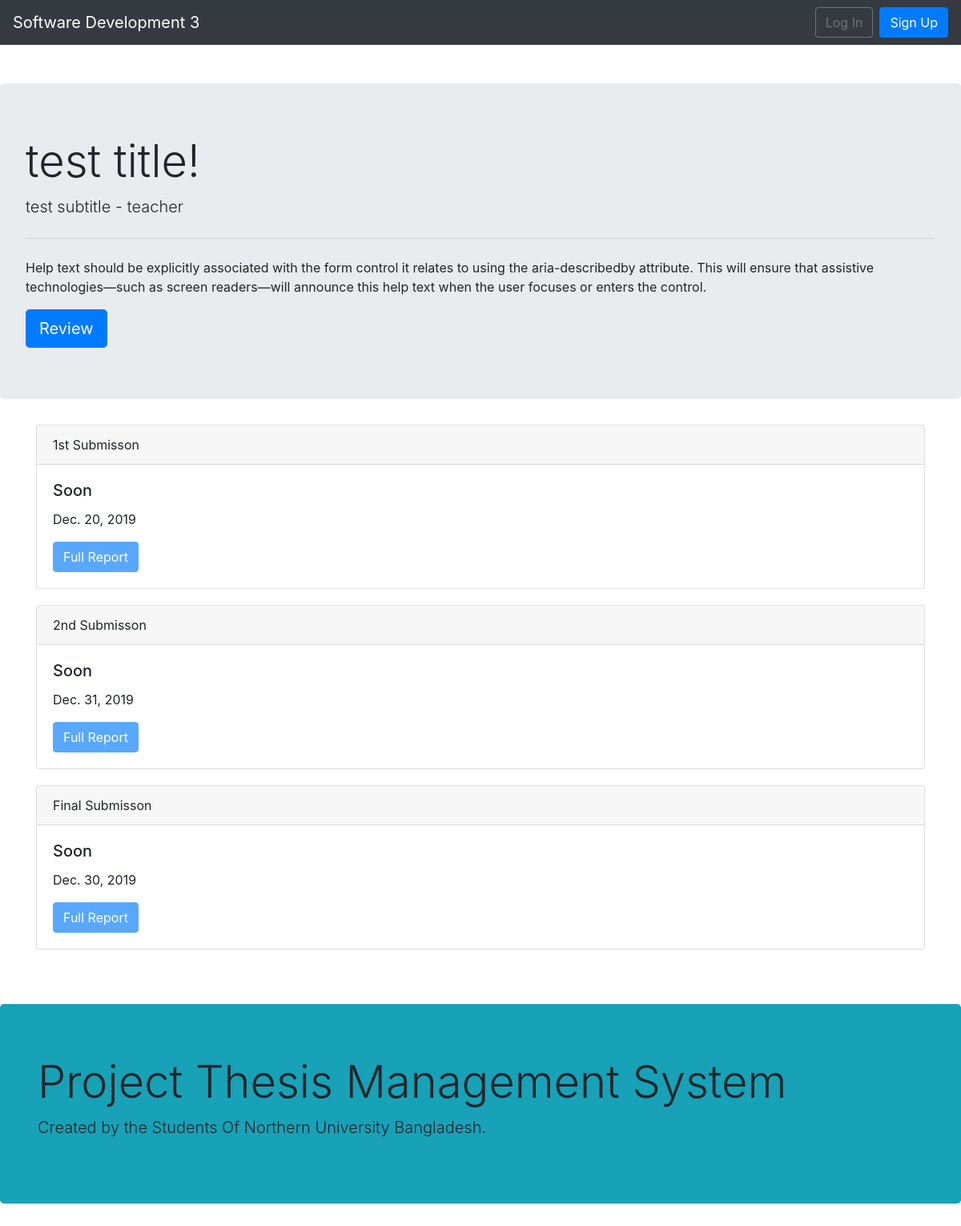
Before: /teacher/detail/2 with the older database file.
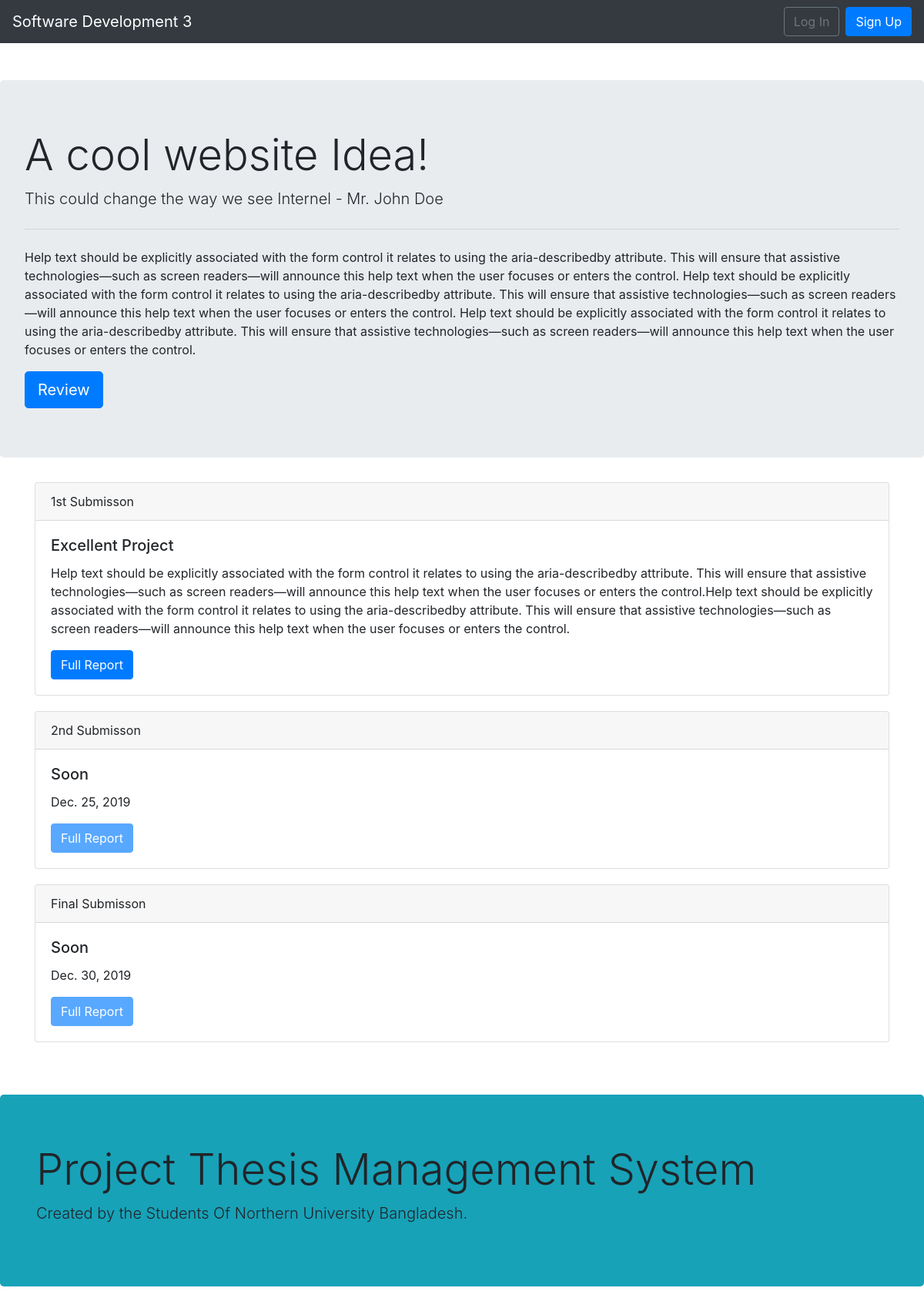
After: the same page with the newer database file.
### home/models.py (models this page shows, shortened)
class ProjectModel(models.Model):
    student_key = models.OneToOneField(
        'auth.user',
        on_delete=models.CASCADE,
        primary_key=True,
    )
    title = models.CharField(max_length=255)
    subtitle = models.CharField(max_length=255, null=True)
    teacher = models.CharField(
        max_length=255,
        default="",
        null=True,
        blank=True
    )
    description = models.TextField()
    first_def_title = models.CharField(max_length=255, default="Soon")
    first_def_time = models.DateField(null=True, blank=True)
    first_def_desc = models.TextField(default="", null=True, blank=True)
    mid_def_title = models.CharField(max_length=255, default="Soon")
    mid_def_time = models.DateField(null=True, blank=True)
    mid_def_desc = models.TextField(default="", null=True, blank=True)
    final_def_title = models.CharField(max_length=255, default="Soon")
    final_def_time = models.DateField(null=True, blank=True)
    final_def_desc = models.TextField(default="", null=True, blank=True)

### home/views.py (the view)
class TeacherDetailView(DetailView):
    model = ProjectModel
    context_object_name = 'project'
    template_name = 'teacher/teacher_detail_view.html'

### templates/teacher/teacher_detail_view.html
{% extends 'base.html' %}
{% block content %}
<div class="jumbotron">
    <h1 class="display-4">{{ project.title }}!</h1>
    <p class="lead">{{ project.subtitle }} - {{ project.teacher }}</p>
    <hr class="my-4">
    <p>{{ project.description }}</p>
    <a class="btn btn-primary btn-lg" href="{% url 'teacher_review' project.pk %}" role="button">Review</a>
</div>
<div class="container">
    <div class="card" style="margin-bottom: 20px;">
        <div class="card-header">
            1st Submisson
        </div>
        <div class="card-body">
            <h5 class="card-title">{{ project.first_def_title }}</h5>
            {% if project.first_def_title == "Soon" %}
            <p class="card-text">{{ project.first_def_time }}</p>
            <a href="#" class="btn btn-primary disabled" disabled>Full Report</a>
            {% else %}
            <p class="card-text">{{ project.first_def_desc }}</p>
            <a href="#" class="btn btn-primary">Full Report</a>
            {% endif %}
        </div>
    </div>
    <div class="card" style="margin-bottom: 20px;">
        <div class="card-header">
            2nd Submisson
        </div>
        <div class="card-body">
            <h5 class="card-title">{{ project.mid_def_title }}</h5>
            {% if project.mid_def_title == "Soon" %}
            <p class="card-text">{{ project.mid_def_time }}</p>
            <a href="#" class="btn btn-primary disabled" disabled>Full Report</a>
            {% else %}
            <p class="card-text">{{ project.mid_def_desc }}</p>
            <a href="#" class="btn btn-primary">Full Report</a>
            {% endif %}
        </div>
    </div>
    <div class="card" style="margin-bottom: 20px;">
        <div class="card-header">
            Final Submisson
        </div>
        <div class="card-body">
            <h5 class="card-title">{{ project.final_def_title }}</h5>
            {% if project.final_def_title == "Soon" %}
            <p class="card-text">{{ project.final_def_time }}</p>
            <a href="#" class="btn btn-primary disabled" disabled>Full Report</a>
            {% else %}
            <p class="card-text">{{ project.final_def_desc }}</p>
            <a href="#" class="btn btn-primary">Full Report</a>
            {% endif %}
        </div>
    </div>
</div>
{% endblock content %}

Changed rows visible on the page:
changed ProjectModel "Soon": title "test title" → "A cool website Idea"; subtitle "test subtitle" → "This could change the way we see Internel"; teacher "teacher" → "Mr. John Doe"; description "…or enters the control." → "…or enters the control. Help text should be explicitly associated with the form control it relates to using the aria-describedby attribute. This will ensure that assistive technologies—such as screen readers—will announce this help text when the user focuses or enters the control. Help text should be explicitly associated with the form control it relates to using the aria-describedby attribute. This will ensure that assistive technologies—such as screen readers—will announce this help text when the user focuses or enters the control."; first_def_title "Soon" → "Excellent Project"; first_def_desc (not shown) → "Help text should be explicitly associated with the form control it relates to using the aria-describedby attribute. This will ensure that assistive technologies—such as screen readers—will announce this help text when the user focuses or enters the control.Help text should be explicitly associated with the form control it relates to using the aria-describedby attribute. This will ensure that assistive technologies—such as screen readers—will announce this help text when the user focuses or enters the control."; mid_def_time "Dec. 31, 2019" → "Dec. 25, 2019"; first_def_time "Dec. 20, 2019" → (not shown)
